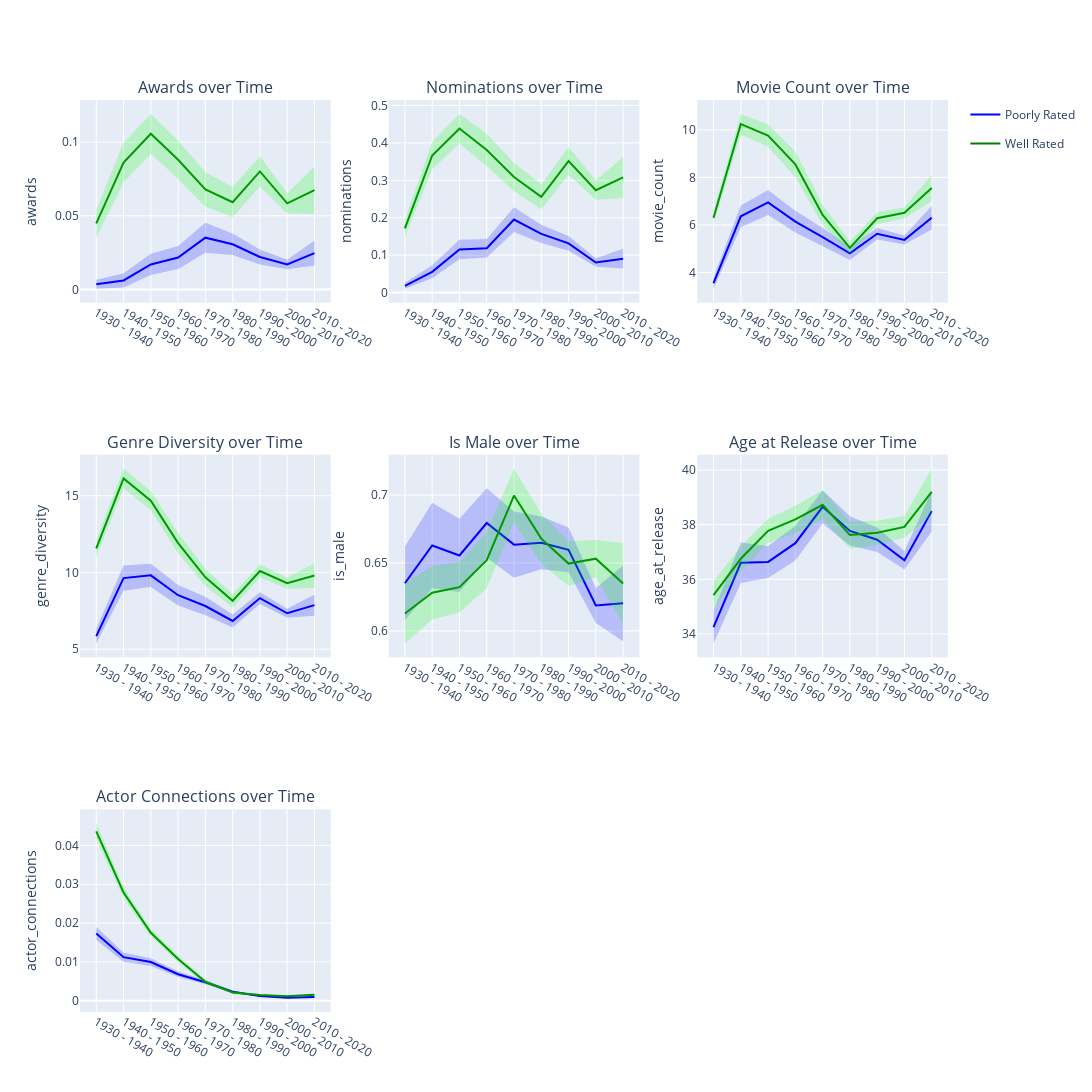

The notebook cell saved with this chart:
### Code cell
def do_fancy_ecpi_cute_plot(df, cat, diff, x, y_list, titles, y_titles, ncols=3):
    nrows = -(-len(y_list) // ncols)
    fig = make_subplots(rows=nrows, cols=ncols, subplot_titles=titles)

    lo = df.query(f'{diff} < @{cat}').copy()
    hi = df.query(f'{diff} >= @{cat}').copy()

    for i, (y, y_title) in enumerate(zip(y_list, y_titles)):
        row = (i // ncols) + 1
        col = (i % ncols) + 1

        # Process and plot data for 'Poorly Rated' and 'Well Rated'
        for df_grouped, name, color, fillcolor, legendgroup in [
            (lo, 'Poorly Rated', 'blue', 'rgba(0,0,255,0.2)', 'poorlyrated'),
            (hi, 'Well Rated', 'green', 'rgba(0,255,0,0.2)', 'wellrated')
        ]:
            grouped = df_grouped.groupby(x)[y].agg(['mean', 'count', 'std']).reset_index()
            grouped['ci95_hi'] = grouped['mean'] + 1.96 * grouped['std'] / np.sqrt(grouped['count'])
            grouped['ci95_lo'] = grouped['mean'] - 1.96 * grouped['std'] / np.sqrt(grouped['count'])

            # Determine if legend should be shown (only for the first plot)
            showlegend = (i == 0)

            # Plot mean line
            fig.add_trace(go.Scatter(
                x=grouped[x],
                y=grouped['mean'],
                mode='lines',
                name=name,
                line=dict(color=color),
                legendgroup=legendgroup,
                showlegend=showlegend
            ), row=row, col=col)

            # Plot confidence interval
            fig.add_trace(go.Scatter(
                x=grouped[x].tolist() + grouped[x].tolist()[::-1],
                y=grouped['ci95_hi'].tolist() + grouped['ci95_lo'].tolist()[::-1],
                fill='toself',
                fillcolor=fillcolor,
                line=dict(color='rgba(255,255,255,0)'),
                hoverinfo="skip",
                legendgroup=legendgroup,
                showlegend=False
            ), row=row, col=col)

        # Set y-axis title
        fig.update_yaxes(title_text=y_title, row=row, col=col)

    fig.update_layout(height=400 * nrows, width=500 * ncols)
    fig.show()

mean_rating = round(movies_actors_reduced['averageRating'].median(), 2)
do_fancy_ecpi_cute_plot(movies_actors_reduced, 'mean_rating', 'averageRating', 'ReleaseYearRange', 
                        ['awards', 'nominations', 'movie_count', 'genre_diversity', 'is_male', 'age_at_release', 'actor_connections'], 
                        ['Awards over Time', 'Nominations over Time', 'Movie Count over Time', 'Genre Diversity over Time', 'Is Male over Time', 'Age at Release over Time', 'Actor Connections over Time'],
                        ['awards', 'nominations', 'movie_count', 'genre_diversity', 'is_male', 'age_at_release', 'actor_connections'],)

### Figure 1 — Plotly figure (JSON) as saved in the notebook; plotly's stock layout.template omitted (floating-point values rounded to 4 significant figures)
{"data": [{"legendgroup": "poorlyrated", "line": {"color": "blue"}, "mode": "lines", "name": "Poorly Rated", "showlegend": true, "type": "scatter", "x": ["1930 - 1940", "1940 - 1950", "1950 - 1960", "1960 - 1970", "1970 - 1980", "1980 - 1990", "1990 - 2000", "2000 - 2010", "2010 - 2020"], "xaxis": "x", "y": [0.003489, 0.006067, 0.01697, 0.02164, 0.03512, 0.03061, 0.022, 0.01694, 0.02468], "yaxis": "y"}, {"fill": "toself", "fillcolor": "rgba(0,0,255,0.2)", "hoverinfo": "skip", "legendgroup": "poorlyrated", "line": {"color": "rgba(255,255,255,0)"}, "showlegend": false, "type": "scatter", "x": ["1930 - 1940", "1940 - 1950", "1950 - 1960", "1960 - 1970", "1970 - 1980", "1980 - 1990", "1990 - 2000", "2000 - 2010", "2010 - 2020", "2010 - 2020", "2000 - 2010", "1990 - 2000", "1980 - 1990", "1970 - 1980", "1960 - 1970", "1950 - 1960", "1940 - 1950", "1930 - 1940"], "xaxis": "x", "y": [0.006543, 0.01091, 0.02415, 0.02938, 0.0453, 0.03795, 0.02705, 0.02022, 0.03317, 0.0162, 0.01367, 0.01695, 0.02328, 0.02494, 0.01389, 0.009796, 0.001225, 0.0004351], "yaxis": "y"}, {"legendgroup": "wellrated", "line": {"color": "green"}, "mode": "lines", "name": "Well Rated", "showlegend": true, "type": "scatter", "x": ["1930 - 1940", "1940 - 1950", "1950 - 1960", "1960 - 1970", "1970 - 1980", "1980 - 1990", "1990 - 2000", "2000 - 2010", "2010 - 2020"], "xaxis": "x", "y": [0.04478, 0.08609, 0.1056, 0.08796, 0.06785, 0.05917, 0.08008, 0.05842, 0.06735], "yaxis": "y"}, {"fill": "toself", "fillcolor": "rgba(0,255,0,0.2)", "hoverinfo": "skip", "legendgroup": "wellrated", "line": {"color": "rgba(255,255,255,0)"}, "showlegend": false, "type": "scatter", "x": ["1930 - 1940", "1940 - 1950", "1950 - 1960", "1960 - 1970", "1970 - 1980", "1980 - 1990", "1990 - 2000", "2000 - 2010", "2010 - 2020", "2010 - 2020", "2000 - 2010", "1990 - 2000", "1980 - 1990", "1970 - 1980", "1960 - 1970", "1950 - 1960", "1940 - 1950", "1930 - 1940"], "xaxis": "x", "y": [0.05428, 0.09954, 0.1191, 0.101, 0.07957, 0.06944, 0.09041, 0.06532, 0.08346, 0.05123, 0.05152, 0.06976, 0.04889, 0.05613, 0.07495, 0.09209, 0.07264, 0.03528], "yaxis": "y"}, {"legendgroup": "poorlyrated", "line": {"color": "blue"}, "mode": "lines", "name": "Poorly Rated", "showlegend": false, "type": "scatter", "x": ["1930 - 1940", "1940 - 1950", "1950 - 1960", "1960 - 1970", "1970 - 1980", "1980 - 1990", "1990 - 2000", "2000 - 2010", "2010 - 2020"], "xaxis": "x2", "y": [0.01814, 0.05561, 0.1151, 0.1187, 0.1951, 0.1567, 0.1315, 0.08038, 0.09073], "yaxis": "y2"}, {"fill": "toself", "fillcolor": "rgba(0,0,255,0.2)", "hoverinfo": "skip", "legendgroup": "poorlyrated", "line": {"color": "rgba(255,255,255,0)"}, "showlegend": false, "type": "scatter", "x": ["1930 - 1940", "1940 - 1950", "1950 - 1960", "1960 - 1970", "1970 - 1980", "1980 - 1990", "1990 - 2000", "2000 - 2010", "2010 - 2020", "2010 - 2020", "2000 - 2010", "1990 - 2000", "1980 - 1990", "1970 - 1980", "1960 - 1970", "1950 - 1960", "1940 - 1950", "1930 - 1940"], "xaxis": "x2", "y": [0.02607, 0.07312, 0.1412, 0.1433, 0.2283, 0.181, 0.1512, 0.09194, 0.1173, 0.06412, 0.06882, 0.1117, 0.1324, 0.1619, 0.09411, 0.08908, 0.03811, 0.01022], "yaxis": "y2"}, {"legendgroup": "wellrated", "line": {"color": "green"}, "mode": "lines", "name": "Well Rated", "showlegend": false, "type": "scatter", "x": ["1930 - 1940", "1940 - 1950", "1950 - 1960", "1960 - 1970", "1970 - 1980", "1980 - 1990", "1990 - 2000", "2000 - 2010", "2010 - 2020"], "xaxis": "x2", "y": [0.1718, 0.3664, 0.4383, 0.3809, 0.3086, 0.2558, 0.3514, 0.2735, 0.3078], "yaxis": "y2"}, {"fill": "toself", "fillcolor": "rgba(0,255,0,0.2)", "hoverinfo": "skip", "legendgroup": "wellrated", "line": {"color": "rgba(255,255,255,0)"}, "showlegend": false, "type": "scatter", "x": ["1930 - 1940", "1940 - 1950", "1950 - 1960", "1960 - 1970", "1970 - 1980", "1980 - 1990", "1990 - 2000", "2000 - 2010", "2010 - 2020", "2010 - 2020", "2000 - 2010", "1990 - 2000", "1980 - 1990", "1970 - 1980", "1960 - 1970", "1950 - 1960", "1940 - 1950", "1930 - 1940"], "xaxis": "x2", "y": [0.1949, 0.403, 0.4774, 0.4245, 0.3464, 0.2892, 0.3887, 0.2991, 0.3626, 0.2529, 0.248, 0.3141, 0.2224, 0.2709, 0.3373, 0.3993, 0.3297, 0.1486], "yaxis": "y2"}, {"legendgroup": "poorlyrated", "line": {"color": "blue"}, "mode": "lines", "name": "Poorly Rated", "showlegend": false, "type": "scatter", "x": ["1930 - 1940", "1940 - 1950", "1950 - 1960", "1960 - 1970", "1970 - 1980", "1980 - 1990", "1990 - 2000", "2000 - 2010", "2010 - 2020"], "xaxis": "x3", "y": [3.549, 6.366, 6.947, 6.141, 5.486, 4.801, 5.631, 5.371, 6.303], "yaxis": "y3"}, {"fill": "toself", "fillcolor": "rgba(0,0,255,0.2)", "hoverinfo": "skip", "legendgroup": "poorlyrated", "line": {"color": "rgba(255,255,255,0)"}, "showlegend": false, "type": "scatter", "x": ["1930 - 1940", "1940 - 1950", "1950 - 1960", "1960 - 1970", "1970 - 1980", "1980 - 1990", "1990 - 2000", "2000 - 2010", "2010 - 2020", "2010 - 2020", "2000 - 2010", "1990 - 2000", "1980 - 1990", "1970 - 1980", "1960 - 1970", "1950 - 1960", "1940 - 1950", "1930 - 1940"], "xaxis": "x3", "y": [3.787, 6.824, 7.475, 6.6, 5.886, 5.081, 5.872, 5.561, 6.796, 5.81, 5.181, 5.39, 4.522, 5.086, 5.682, 6.419, 5.908, 3.312], "yaxis": "y3"}, {"legendgroup": "wellrated", "line": {"color": "green"}, "mode": "lines", "name": "Well Rated", "showlegend": false, "type": "scatter", "x": ["1930 - 1940", "1940 - 1950", "1950 - 1960", "1960 - 1970", "1970 - 1980", "1980 - 1990", "1990 - 2000", "2000 - 2010", "2010 - 2020"], "xaxis": "x3", "y": [6.306, 10.25, 9.763, 8.551, 6.425, 5.036, 6.281, 6.513, 7.559], "yaxis": "y3"}, {"fill": "toself", "fillcolor": "rgba(0,255,0,0.2)", "hoverinfo": "skip", "legendgroup": "wellrated", "line": {"color": "rgba(255,255,255,0)"}, "showlegend": false, "type": "scatter", "x": ["1930 - 1940", "1940 - 1950", "1950 - 1960", "1960 - 1970", "1970 - 1980", "1980 - 1990", "1990 - 2000", "2000 - 2010", "2010 - 2020", "2010 - 2020", "2000 - 2010", "1990 - 2000", "1980 - 1990", "1970 - 1980", "1960 - 1970", "1950 - 1960", "1940 - 1950", "1930 - 1940"], "xaxis": "x3", "y": [6.587, 10.68, 10.23, 9.089, 6.853, 5.302, 6.531, 6.751, 8.122, 6.996, 6.274, 6.031, 4.77, 5.997, 8.012, 9.294, 9.814, 6.025], "yaxis": "y3"}, {"legendgroup": "poorlyrated", "line": {"color": "blue"}, "mode": "lines", "name": "Poorly Rated", "showlegend": false, "type": "scatter", "x": ["1930 - 1940", "1940 - 1950", "1950 - 1960", "1960 - 1970", "1970 - 1980", "1980 - 1990", "1990 - 2000", "2000 - 2010", "2010 - 2020"], "xaxis": "x4", "y": [5.853, 9.632, 9.811, 8.517, 7.813, 6.839, 8.33, 7.341, 7.869], "yaxis": "y4"}, {"fill": "toself", "fillcolor": "rgba(0,0,255,0.2)", "hoverinfo": "skip", "legendgroup": "poorlyrated", "line": {"color": "rgba(255,255,255,0)"}, "showlegend": false, "type": "scatter", "x": ["1930 - 1940", "1940 - 1950", "1950 - 1960", "1960 - 1970", "1970 - 1980", "1980 - 1990", "1990 - 2000", "2000 - 2010", "2010 - 2020", "2010 - 2020", "2000 - 2010", "1990 - 2000", "1980 - 1990", "1970 - 1980", "1960 - 1970", "1950 - 1960", "1940 - 1950", "1930 - 1940"], "xaxis": "x4", "y": [6.334, 10.46, 10.56, 9.183, 8.409, 7.266, 8.715, 7.631, 8.562, 7.177, 7.051, 7.944, 6.412, 7.216, 7.852, 9.057, 8.806, 5.373], "yaxis": "y4"}, {"legendgroup": "wellrated", "line": {"color": "green"}, "mode": "lines", "name": "Well Rated", "showlegend": false, "type": "scatter", "x": ["1930 - 1940", "1940 - 1950", "1950 - 1960", "1960 - 1970", "1970 - 1980", "1980 - 1990", "1990 - 2000", "2000 - 2010", "2010 - 2020"], "xaxis": "x4", "y": [11.57, 16.13, 14.68, 11.91, 9.68, 8.15, 10.09, 9.3, 9.801], "yaxis": "y4"}, {"fill": "toself", "fillcolor": "rgba(0,255,0,0.2)", "hoverinfo": "skip", "legendgroup": "wellrated", "line": {"color": "rgba(255,255,255,0)"}, "showlegend": false, "type": "scatter", "x": ["1930 - 1940", "1940 - 1950", "1950 - 1960", "1960 - 1970", "1970 - 1980", "1980 - 1990", "1990 - 2000", "2000 - 2010", "2010 - 2020", "2010 - 2020", "2000 - 2010", "1990 - 2000", "1980 - 1990", "1970 - 1980", "1960 - 1970", "1950 - 1960", "1940 - 1950", "1930 - 1940"], "xaxis": "x4", "y": [12.12, 16.77, 15.31, 12.57, 10.24, 8.583, 10.51, 9.658, 10.62, 8.987, 8.943, 9.675, 7.717, 9.12, 11.26, 14.05, 15.49, 11.02], "yaxis": "y4"}, {"legendgroup": "poorlyrated", "line": {"color": "blue"}, "mode": "lines", "name": "Poorly Rated", "showlegend": false, "type": "scatter", "x": ["1930 - 1940", "1940 - 1950", "1950 - 1960", "1960 - 1970", "1970 - 1980", "1980 - 1990", "1990 - 2000", "2000 - 2010", "2010 - 2020"], "xaxis": "x5", "y": [0.635, 0.6628, 0.6555, 0.6794, 0.6635, 0.6648, 0.6596, 0.6187, 0.6203], "yaxis": "y5"}, {"fill": "toself", "fillcolor": "rgba(0,0,255,0.2)", "hoverinfo": "skip", "legendgroup": "poorlyrated", "line": {"color": "rgba(255,255,255,0)"}, "showlegend": false, "type": "scatter", "x": ["1930 - 1940", "1940 - 1950", "1950 - 1960", "1960 - 1970", "1970 - 1980", "1980 - 1990", "1990 - 2000", "2000 - 2010", "2010 - 2020", "2010 - 2020", "2000 - 2010", "1990 - 2000", "1980 - 1990", "1970 - 1980", "1960 - 1970", "1950 - 1960", "1940 - 1950", "1930 - 1940"], "xaxis": "x5", "y": [0.662, 0.6943, 0.6825, 0.7049, 0.6878, 0.6842, 0.6761, 0.6316, 0.6482, 0.5924, 0.6058, 0.6431, 0.6454, 0.6391, 0.6538, 0.6285, 0.6313, 0.608], "yaxis": "y5"}, {"legendgroup": "wellrated", "line": {"color": "green"}, "mode": "lines", "name": "Well Rated", "showlegend": false, "type": "scatter", "x": ["1930 - 1940", "1940 - 1950", "1950 - 1960", "1960 - 1970", "1970 - 1980", "1980 - 1990", "1990 - 2000", "2000 - 2010", "2010 - 2020"], "xaxis": "x5", "y": [0.6128, 0.628, 0.6322, 0.652, 0.6996, 0.6679, 0.6495, 0.6531, 0.6348], "yaxis": "y5"}, {"fill": "toself", "fillcolor": "rgba(0,255,0,0.2)", "hoverinfo": "skip", "legendgroup": "wellrated", "line": {"color": "rgba(255,255,255,0)"}, "showlegend": false, "type": "scatter", "x": ["1930 - 1940", "1940 - 1950", "1950 - 1960", "1960 - 1970", "1970 - 1980", "1980 - 1990", "1990 - 2000", "2000 - 2010", "2010 - 2020", "2010 - 2020", "2000 - 2010", "1990 - 2000", "1980 - 1990", "1970 - 1980", "1960 - 1970", "1950 - 1960", "1940 - 1950", "1930 - 1940"], "xaxis": "x5", "y": [0.6349, 0.6476, 0.6509, 0.6726, 0.7194, 0.6862, 0.6659, 0.6668, 0.6646, 0.605, 0.6395, 0.6331, 0.6495, 0.6797, 0.6313, 0.6135, 0.6084, 0.5907], "yaxis": "y5"}, {"legendgroup": "poorlyrated", "line": {"color": "blue"}, "mode": "lines", "name": "Poorly Rated", "showlegend": false, "type": "scatter", "x": ["1930 - 1940", "1940 - 1950", "1950 - 1960", "1960 - 1970", "1970 - 1980", "1980 - 1990", "1990 - 2000", "2000 - 2010", "2010 - 2020"], "xaxis": "x6", "y": [34.25, 36.6, 36.64, 37.32, 38.65, 37.77, 37.45, 36.69, 38.5], "yaxis": "y6"}, {"fill": "toself", "fillcolor": "rgba(0,0,255,0.2)", "hoverinfo": "skip", "legendgroup": "poorlyrated", "line": {"color": "rgba(255,255,255,0)"}, "showlegend": false, "type": "scatter", "x": ["1930 - 1940", "1940 - 1950", "1950 - 1960", "1960 - 1970", "1970 - 1980", "1980 - 1990", "1990 - 2000", "2000 - 2010", "2010 - 2020", "2010 - 2020", "2000 - 2010", "1990 - 2000", "1980 - 1990", "1970 - 1980", "1960 - 1970", "1950 - 1960", "1940 - 1950", "1930 - 1940"], "xaxis": "x6", "y": [34.85, 37.34, 37.22, 37.95, 39.26, 38.31, 37.9, 37.03, 39.24, 37.75, 36.35, 37.0, 37.24, 38.04, 36.69, 36.05, 35.86, 33.65], "yaxis": "y6"}, {"legendgroup": "wellrated", "line": {"color": "green"}, "mode": "lines", "name": "Well Rated", "showlegend": false, "type": "scatter", "x": ["1930 - 1940", "1940 - 1950", "1950 - 1960", "1960 - 1970", "1970 - 1980", "1980 - 1990", "1990 - 2000", "2000 - 2010", "2010 - 2020"], "xaxis": "x6", "y": [35.42, 36.75, 37.77, 38.19, 38.73, 37.62, 37.7, 37.92, 39.2], "yaxis": "y6"}, {"fill": "toself", "fillcolor": "rgba(0,255,0,0.2)", "hoverinfo": "skip", "legendgroup": "wellrated", "line": {"color": "rgba(255,255,255,0)"}, "showlegend": false, "type": "scatter", "x": ["1930 - 1940", "1940 - 1950", "1950 - 1960", "1960 - 1970", "1970 - 1980", "1980 - 1990", "1990 - 2000", "2000 - 2010", "2010 - 2020", "2010 - 2020", "2000 - 2010", "1990 - 2000", "1980 - 1990", "1970 - 1980", "1960 - 1970", "1950 - 1960", "1940 - 1950", "1930 - 1940"], "xaxis": "x6", "y": [35.92, 37.21, 38.21, 38.69, 39.26, 38.12, 38.15, 38.32, 40.05, 38.35, 37.52, 37.26, 37.12, 38.19, 37.69, 37.33, 36.29, 34.92], "yaxis": "y6"}, {"legendgroup": "poorlyrated", "line": {"color": "blue"}, "mode": "lines", "name": "Poorly Rated", "showlegend": false, "type": "scatter", "x": ["1930 - 1940", "1940 - 1950", "1950 - 1960", "1960 - 1970", "1970 - 1980", "1980 - 1990", "1990 - 2000", "2000 - 2010", "2010 - 2020"], "xaxis": "x7", "y": [0.01731, 0.01123, 0.009977, 0.006831, 0.004783, 0.002326, 0.001198, 0.0007492, 0.0009431], "yaxis": "y7"}, {"fill": "toself", "fillcolor": "rgba(0,0,255,0.2)", "hoverinfo": "skip", "legendgroup": "poorlyrated", "line": {"color": "rgba(255,255,255,0)"}, "showlegend": false, "type": "scatter", "x": ["1930 - 1940", "1940 - 1950", "1950 - 1960", "1960 - 1970", "1970 - 1980", "1980 - 1990", "1990 - 2000", "2000 - 2010", "2010 - 2020", "2010 - 2020", "2000 - 2010", "1990 - 2000", "1980 - 1990", "1970 - 1980", "1960 - 1970", "1950 - 1960", "1940 - 1950", "1930 - 1940"], "xaxis": "x7", "y": [0.01899, 0.01244, 0.01098, 0.007556, 0.005344, 0.002617, 0.001332, 0.0008143, 0.001089, 0.0007967, 0.0006842, 0.001064, 0.002035, 0.004222, 0.006107, 0.008977, 0.01003, 0.01563], "yaxis": "y7"}, {"legendgroup": "wellrated", "line": {"color": "green"}, "mode": "lines", "name": "Well Rated", "showlegend": false, "type": "scatter", "x": ["1930 - 1940", "1940 - 1950", "1950 - 1960", "1960 - 1970", "1970 - 1980", "1980 - 1990", "1990 - 2000", "2000 - 2010", "2010 - 2020"], "xaxis": "x7", "y": [0.04361, 0.02784, 0.01751, 0.01075, 0.004882, 0.002153, 0.001515, 0.001187, 0.001539], "yaxis": "y7"}, {"fill": "toself", "fillcolor": "rgba(0,255,0,0.2)", "hoverinfo": "skip", "legendgroup": "wellrated", "line": {"color": "rgba(255,255,255,0)"}, "showlegend": false, "type": "scatter", "x": ["1930 - 1940", "1940 - 1950", "1950 - 1960", "1960 - 1970", "1970 - 1980", "1980 - 1990", "1990 - 2000", "2000 - 2010", "2010 - 2020", "2010 - 2020", "2000 - 2010", "1990 - 2000", "1980 - 1990", "1970 - 1980", "1960 - 1970", "1950 - 1960", "1940 - 1950", "1930 - 1940"], "xaxis": "x7", "y": [0.04572, 0.02921, 0.0185, 0.01164, 0.005448, 0.002421, 0.001649, 0.001276, 0.00174, 0.001338, 0.001099, 0.00138, 0.001885, 0.004316, 0.009865, 0.01652, 0.02648, 0.0415], "yaxis": "y7"}], "layout": {"annotations": [{"font": {"size": 16}, "showarrow": false, "text": "Awards over Time", "x": 0.1444, "xanchor": "center", "xref": "paper", "y": 1, "yanchor": "bottom", "yref": "paper"}, {"font": {"size": 16}, "showarrow": false, "text": "Nominations over Time", "x": 0.5, "xanchor": "center", "xref": "paper", "y": 1, "yanchor": "bottom", "yref": "paper"}, {"font": {"size": 16}, "showarrow": false, "text": "Movie Count over Time", "x": 0.8556, "xanchor": "center", "xref": "paper", "y": 1, "yanchor": "bottom", "yref": "paper"}, {"font": {"size": 16}, "showarrow": false, "text": "Genre Diversity over Time", "x": 0.1444, "xanchor": "center", "xref": "paper", "y": 0.6111, "yanchor": "bottom", "yref": "paper"}, {"font": {"size": 16}, "showarrow": false, "text": "Is Male over Time", "x": 0.5, "xanchor": "center", "xref": "paper", "y": 0.6111, "yanchor": "bottom", "yref": "paper"}, {"font": {"size": 16}, "showarrow": false, "text": "Age at Release over Time", "x": 0.8556, "xanchor": "center", "xref": "paper", "y": 0.6111, "yanchor": "bottom", "yref": "paper"}, {"font": {"size": 16}, "showarrow": false, "text": "Actor Connections over Time", "x": 0.1444, "xanchor": "center", "xref": "paper", "y": 0.2222, "yanchor": "bottom", "yref": "paper"}], "height": 1200, "width": 1500, "xaxis": {"anchor": "y", "domain": [0, 0.2889]}, "xaxis2": {"anchor": "y2", "domain": [0.3556, 0.6444]}, "xaxis3": {"anchor": "y3", "domain": [0.7111, 1]}, "xaxis4": {"anchor": "y4", "domain": [0, 0.2889]}, "xaxis5": {"anchor": "y5", "domain": [0.3556, 0.6444]}, "xaxis6": {"anchor": "y6", "domain": [0.7111, 1]}, "xaxis7": {"anchor": "y7", "domain": [0, 0.2889]}, "xaxis8": {"anchor": "y8", "domain": [0.3556, 0.6444]}, "xaxis9": {"anchor": "y9", "domain": [0.7111, 1]}, "yaxis": {"anchor": "x", "domain": [0.7778, 1], "title": {"text": "awards"}}, "yaxis2": {"anchor": "x2", "domain": [0.7778, 1], "title": {"text": "nominations"}}, "yaxis3": {"anchor": "x3", "domain": [0.7778, 1], "title": {"text": "movie_count"}}, "yaxis4": {"anchor": "x4", "domain": [0.3889, 0.6111], "title": {"text": "genre_diversity"}}, "yaxis5": {"anchor": "x5", "domain": [0.3889, 0.6111], "title": {"text": "is_male"}}, "yaxis6": {"anchor": "x6", "domain": [0.3889, 0.6111], "title": {"text": "age_at_release"}}, "yaxis7": {"anchor": "x7", "domain": [0, 0.2222], "title": {"text": "actor_connections"}}, "yaxis8": {"anchor": "x8", "domain": [0, 0.2222]}, "yaxis9": {"anchor": "x9", "domain": [0, 0.2222]}}}
